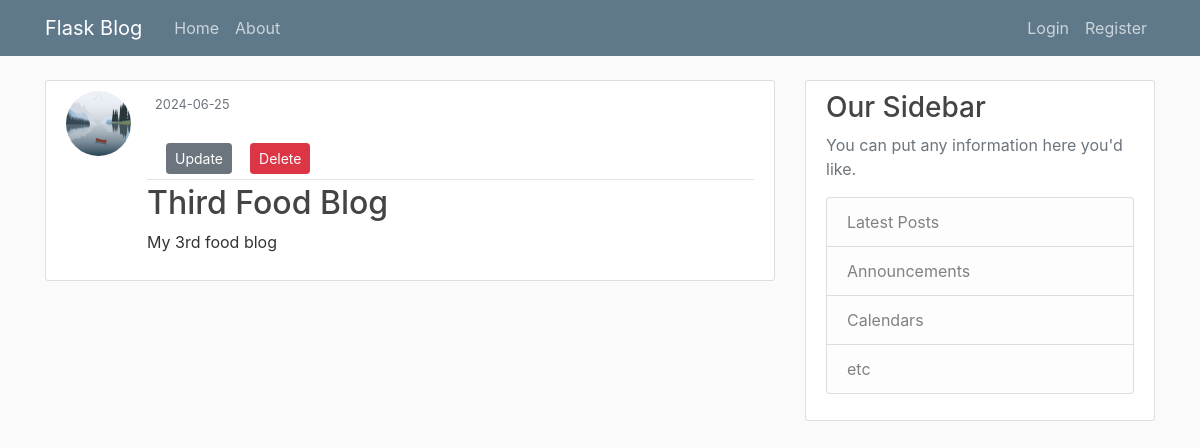
Page /post/3 on the earlier database version.
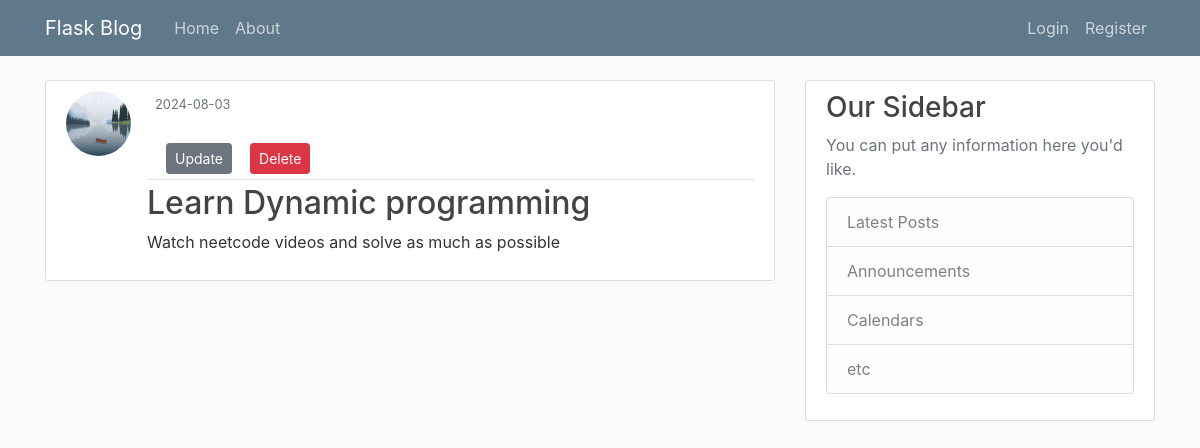
Same page on the later database version.
### flaskBlog/models.py (models this page shows, shortened)
class Post(db.Model):
    id = db.Column(db.Integer, primary_key=True)
    title = db.Column(db.String(100), nullable=False)
    date_posted = db.Column(db.DateTime, nullable=False, default=datetime.utcnow)
    content = db.Column(db.Text, nullable=False)
    user_id = db.Column(db.Integer, db.ForeignKey('user.id'), nullable=False)

### flaskBlog/routes.py (the view)
@app.route("/post/<int:post_id>")
def post(post_id):
    with app.app_context():
        post = Post.query.get_or_404(post_id)
        return render_template('post.html', title=post.title, post = post, post_id=post_id)

### flaskBlog/templates/post.html (shortened to what this page needs)
{% extends "layout.html" %}
{% block content %}
        <article class="media content-section">
          <img class="rounded-circle article-img" src="static/profile_pics/default.jpg">
          <div class="media-body">
            <div class="article-metadata">
              <small class="text-muted">{{ post.date_posted.strftime('%Y-%m-%d')}}</small>
              <div class="container mt-4">
                <div class="button-container">
                    <a href="{{ url_for('update_post', post_id=post.id) }}" class="btn btn-secondary btn-sm m-1">Update</a>
                    <form method="POST" action="{{ url_for('delete_post', post_id=post.id) }}">
                        <button type="submit" class="btn btn-danger btn-sm m-1">Delete</button>
                    </form>
                </div>
            </div>
            </div>
            <h2><a class="article-title" href="#">{{ post.title }}</a></h2>
            <p class="article-content">{{ post.content }}</p>
          </div>
        </article>
{% endblock content %}

Differences in the rows shown:
changed Post: date_posted "2024-06-25" → "2024-08-03"; title "Third Food Blog" → "Learn Dynamic programming"; content "My 3rd food blog" → "Watch neetcode videos and solve as much as possible"
